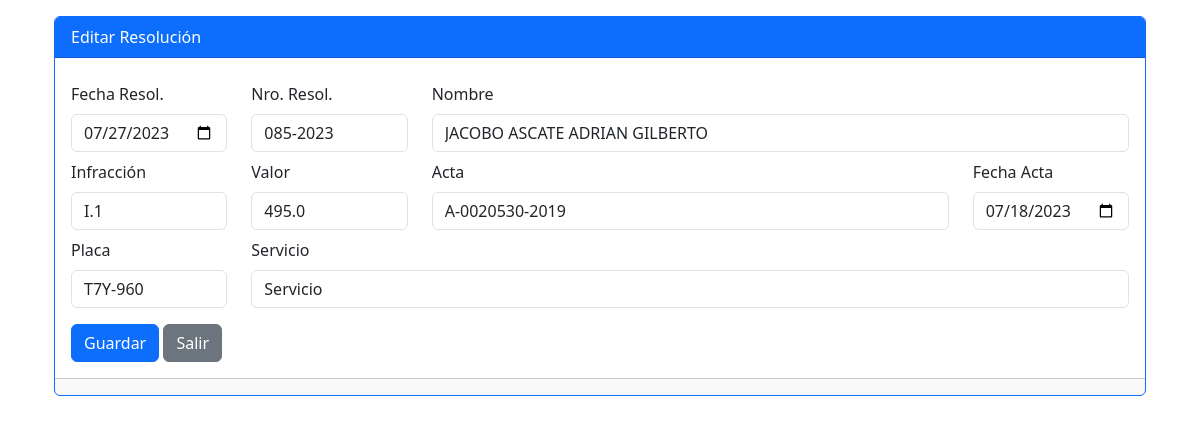
/resoluciones/editar/1, run on the app's committed database.
### app.py (models this page shows)
class Resolucion(db.Model):
	id = db.Column(db.Integer, primary_key=True)
	fresolucion = db.Column(db.String(30))
	nresolucion = db.Column(db.String(10))
	nombre = db.Column(db.String(60))
	infraccion = db.Column(db.String(5))
	valor = db.Column(db.Float)
	acta = db.Column(db.String(30))
	fechaActa = db.Column(db.String(30))
	placa = db.Column(db.String(10))
	servicio = db.Column(db.String(50))
	fecha_resolu = db.Column(db.Date)
	fecha_acta = db.Column(db.Date)

### app.py (the view, shortened to what this page needs)
@app.route('/resoluciones/editar/<int:id>', methods=['GET', 'POST'])
def resoluciones_editar(id):
	resol = Resolucion.query.filter_by(id=id).first()
	return render_template('resol-form.html', resol=resol)

### templates/resol-form.html (shortened to what this page needs)
<!DOCTYPE html>
{% extends 'base.html' %}
{% block main %}
	<div class="container">
		<div class="row my-3">
			<div class="col">
				<div class="card border-primary">
					<div class="card-header bg-primary text-white">
						Editar Resolución
					</div>
					<div class="card-body">
						<form method="POST">
							<div class="row mt-2">
								<div class="col-lg-2">
									<label for="fecha_resol" class="form-label">Fecha Resol.</label>
									<input type="date" class="form-control" id="fecha_resol" name="fecha_resol" value="{{ resol.fecha_resolu or '' }}">
								</div>
								<div class="col-lg-2">
									<label for="nresolucion" class="form-label">Nro. Resol.</label>
									<input type="text" class="form-control" id="nresolucion" name="nresolucion" value="{{ resol.nresolucion or ''}}">
								</div>
								<div class="col-lg-8">
									<label for="nombre" class="form-label">Nombre</label>
									<input type="text" class="form-control" id="nombre" name="nombre" value="{{ resol.nombre or ''}}">
								</div>
							</div>
							<div class="row mt-2">
								<div class="col-lg-2">
									<label for="infraccion" class="form-label">Infracción</label>
									<input type="text" class="form-control" id="infraccion" name="infraccion" value="{{ resol.infraccion or ''}}">
								</div>
								<div class="col-lg-2">
									<label for="valor" class="form-label">Valor</label>
									<input type="number" class="form-control" id="valor" name="valor" value="{{ resol.valor or 0.00}}">
								</div>
								<div class="col-lg-6">
									<label for="acta" class="form-label">Acta</label>
									<input type="text" class="form-control" id="acta" name="acta" value="{{ resol.acta or ''}}">
								</div>
								<div class="col-lg-2">
									<label for="fecha_acta" class="form-label">Fecha Acta</label>
									<input type="date" class="form-control" id="fecha_acta" name="fecha_acta" value="{{ resol.fecha_acta or ''}}">
								</div>
							</div>
							<div class="row mt-2">
								<div class="col-lg-2">
									<label for="placa" class="form-label">Placa</label>
									<input type="text" class="form-control" id="placa" name="placa" value="{{ resol.placa or ''}}">
								</div>
								<div class="col-lg-10">
									<label for="servicio" class="form-label">Servicio</label>
									<input type="text" class="form-control" id="servicio" name="servicio" value="{{ resol.servicio or ''}}">
								</div>
							</div>
							<div class="mt-3">
								<button type="submit" class="btn btn-primary">Guardar</button>
								<a class="btn btn-secondary" href="/resoluciones">Salir</a>
							</div>
						</form>
					</div>
					<div class="card-footer text-muted">
					</div>
				</div>
			</div>
		</div>
	</div>
{% endblock main %}

### data on the page
Resolucion: fecha_resol "07/27/2023", nresolucion "085-2023", nombre "JACOBO ASCATE ADRIAN GILBERTO", infraccion "I.1", valor "495.0", acta "A-0020530-2019", fecha_acta "07/18/2023", placa "T7Y-960", servicio "Servicio"
